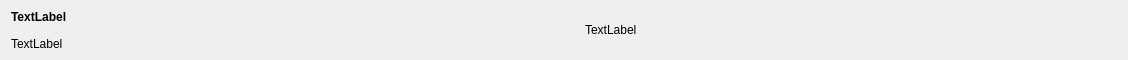
<?xml version="1.0" encoding="UTF-8"?>
<ui version="4.0">
 <class>MainScreenWidget</class>
 <widget class="QWidget" name="MainScreenWidget">
  <property name="geometry">
   <rect>
    <x>0</x>
    <y>0</y>
    <width>1128</width>
    <height>60</height>
   </rect>
  </property>
  <property name="minimumSize">
   <size>
    <width>0</width>
    <height>60</height>
   </size>
  </property>
  <property name="maximumSize">
   <size>
    <width>16777215</width>
    <height>72</height>
   </size>
  </property>
  <property name="windowTitle">
   <string>Form</string>
  </property>
  <property name="styleSheet">
   <string notr="true"/>
  </property>
  <layout class="QHBoxLayout" name="horizontalLayout">
   <item>
    <layout class="QVBoxLayout" name="verticalLayout">
     <item>
      <widget class="QLabel" name="ScreenName_Label">
       <property name="minimumSize">
        <size>
         <width>200</width>
         <height>0</height>
        </size>
       </property>
       <property name="maximumSize">
        <size>
         <width>200</width>
         <height>16777215</height>
        </size>
       </property>
       <property name="styleSheet">
        <string notr="true">font: bold;</string>
       </property>
       <property name="text">
        <string>TextLabel</string>
       </property>
      </widget>
     </item>
     <item>
      <spacer name="verticalSpacer_3">
       <property name="orientation">
        <enum>Qt::Vertical</enum>
       </property>
       <property name="sizeType">
        <enum>QSizePolicy::Fixed</enum>
       </property>
       <property name="sizeHint" stdset="0">
        <size>
         <width>20</width>
         <height>10</height>
        </size>
       </property>
      </spacer>
     </item>
     <item>
      <widget class="QLabel" name="ScreenType_Label">
       <property name="text">
        <string>TextLabel</string>
       </property>
      </widget>
     </item>
    </layout>
   </item>
   <item>
    <spacer name="horizontalSpacer_2">
     <property name="orientation">
      <enum>Qt::Horizontal</enum>
     </property>
     <property name="sizeHint" stdset="0">
      <size>
       <width>397</width>
       <height>20</height>
      </size>
     </property>
    </spacer>
   </item>
   <item>
    <layout class="QVBoxLayout" name="verticalLayout_2">
     <item>
      <spacer name="verticalSpacer">
       <property name="orientation">
        <enum>Qt::Vertical</enum>
       </property>
       <property name="sizeHint" stdset="0">
        <size>
         <width>20</width>
         <height>40</height>
        </size>
       </property>
      </spacer>
     </item>
     <item>
      <widget class="QLabel" name="ScreenActive_Label">
       <property name="text">
        <string>TextLabel</string>
       </property>
      </widget>
     </item>
     <item>
      <spacer name="verticalSpacer_2">
       <property name="orientation">
        <enum>Qt::Vertical</enum>
       </property>
       <property name="sizeHint" stdset="0">
        <size>
         <width>20</width>
         <height>40</height>
        </size>
       </property>
      </spacer>
     </item>
    </layout>
   </item>
   <item>
    <spacer name="horizontalSpacer">
     <property name="orientation">
      <enum>Qt::Horizontal</enum>
     </property>
     <property name="sizeHint" stdset="0">
      <size>
       <width>396</width>
       <height>20</height>
      </size>
     </property>
    </spacer>
   </item>
   <item>
    <layout class="QVBoxLayout" name="verticalLayout_4">
     <item>
      <spacer name="verticalSpacer_4">
       <property name="orientation">
        <enum>Qt::Vertical</enum>
       </property>
       <property name="sizeHint" stdset="0">
        <size>
         <width>20</width>
         <height>40</height>
        </size>
       </property>
      </spacer>
     </item>
     <item>
      <widget class="QPushButton" name="EditScreen_Button">
       <property name="minimumSize">
        <size>
         <width>40</width>
         <height>40</height>
        </size>
       </property>
       <property name="maximumSize">
        <size>
         <width>40</width>
         <height>40</height>
        </size>
       </property>
       <property name="styleSheet">
        <string notr="true">QPushButton
{
background-image: url(:/MainWindow/Resources/Edit.png);
border: none;
margin: 0px;
padding: 0px;
}

QPushButton:hover { 
	background-image: url(:/MainWindow/Resources/Edit_hover.png);
}</string>
       </property>
       <property name="text">
        <string/>
       </property>
      </widget>
     </item>
     <item>
      <spacer name="verticalSpacer_5">
       <property name="orientation">
        <enum>Qt::Vertical</enum>
       </property>
       <property name="sizeHint" stdset="0">
        <size>
         <width>20</width>
         <height>40</height>
        </size>
       </property>
      </spacer>
     </item>
    </layout>
   </item>
   <item>
    <spacer name="horizontalSpacer_3">
     <property name="orientation">
      <enum>Qt::Horizontal</enum>
     </property>
     <property name="sizeType">
      <enum>QSizePolicy::Fixed</enum>
     </property>
     <property name="sizeHint" stdset="0">
      <size>
       <width>20</width>
       <height>20</height>
      </size>
     </property>
    </spacer>
   </item>
   <item>
    <layout class="QVBoxLayout" name="verticalLayout_3">
     <item>
      <spacer name="verticalSpacer_6">
       <property name="orientation">
        <enum>Qt::Vertical</enum>
       </property>
       <property name="sizeHint" stdset="0">
        <size>
         <width>20</width>
         <height>40</height>
        </size>
       </property>
      </spacer>
     </item>
     <item>
      <widget class="QPushButton" name="RemoveScreen_Button">
       <property name="minimumSize">
        <size>
         <width>40</width>
         <height>40</height>
        </size>
       </property>
       <property name="maximumSize">
        <size>
         <width>40</width>
         <height>40</height>
        </size>
       </property>
       <property name="styleSheet">
        <string notr="true">QPushButton
{
background-image: url(:/MainWindow/Resources/Remove.png);
border: none;
margin: 0px;
padding: 0px;
}

QPushButton:hover { 
	background-image: url(:/MainWindow/Resources/remove_hover.png);
}</string>
       </property>
       <property name="text">
        <string/>
       </property>
      </widget>
     </item>
     <item>
      <spacer name="verticalSpacer_7">
       <property name="orientation">
        <enum>Qt::Vertical</enum>
       </property>
       <property name="sizeHint" stdset="0">
        <size>
         <width>20</width>
         <height>40</height>
        </size>
       </property>
      </spacer>
     </item>
    </layout>
   </item>
  </layout>
 </widget>
 <resources>
  <include location="../mainwindow.qrc"/>
 </resources>
 <connections/>
</ui>
